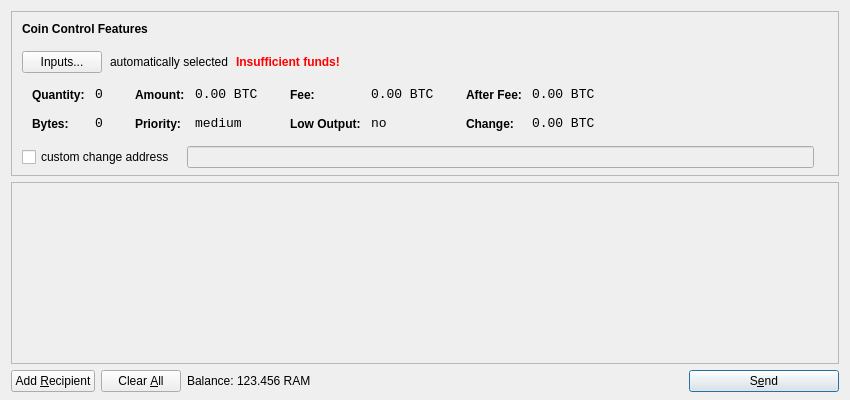
<?xml version="1.0" encoding="UTF-8"?>
<ui version="4.0">
 <class>SendCoinsDialog</class>
 <widget class="QDialog" name="SendCoinsDialog">
  <property name="geometry">
   <rect>
    <x>0</x>
    <y>0</y>
    <width>850</width>
    <height>400</height>
   </rect>
  </property>
  <property name="windowTitle">
   <string>Send Coins</string>
  </property>
  <layout class="QVBoxLayout" name="verticalLayout" stretch="0,1,0">
   <property name="bottomMargin">
    <number>8</number>
   </property>
   <item>
    <widget class="QFrame" name="frameCoinControl">
     <property name="sizePolicy">
      <sizepolicy hsizetype="Expanding" vsizetype="Expanding">
       <horstretch>0</horstretch>
       <verstretch>0</verstretch>
      </sizepolicy>
     </property>
     <property name="maximumSize">
      <size>
       <width>16777215</width>
       <height>16777215</height>
      </size>
     </property>
     <property name="frameShape">
      <enum>QFrame::StyledPanel</enum>
     </property>
     <property name="frameShadow">
      <enum>QFrame::Sunken</enum>
     </property>
     <layout class="QVBoxLayout" name="verticalLayoutCoinControl2">
      <property name="spacing">
       <number>-1</number>
      </property>
      <property name="leftMargin">
       <number>0</number>
      </property>
      <property name="topMargin">
       <number>0</number>
      </property>
      <property name="rightMargin">
       <number>0</number>
      </property>
      <property name="bottomMargin">
       <number>6</number>
      </property>
      <item>
       <layout class="QVBoxLayout" name="verticalLayoutCoinControl" stretch="0,0,0,0,1">
        <property name="spacing">
         <number>0</number>
        </property>
        <property name="leftMargin">
         <number>10</number>
        </property>
        <property name="topMargin">
         <number>10</number>
        </property>
        <item>
         <layout class="QHBoxLayout" name="horizontalLayoutCoinControl1">
          <property name="bottomMargin">
           <number>15</number>
          </property>
          <item>
           <widget class="QLabel" name="labelCoinControlFeatures">
            <property name="sizePolicy">
             <sizepolicy hsizetype="Preferred" vsizetype="Maximum">
              <horstretch>0</horstretch>
              <verstretch>0</verstretch>
             </sizepolicy>
            </property>
            <property name="font">
             <font>
              <weight>75</weight>
              <bold>true</bold>
             </font>
            </property>
            <property name="styleSheet">
             <string notr="true">font-weight:bold;</string>
            </property>
            <property name="text">
             <string>Coin Control Features</string>
            </property>
           </widget>
          </item>
         </layout>
        </item>
        <item>
         <layout class="QHBoxLayout" name="horizontalLayoutCoinControl2" stretch="0,0,0,0">
          <property name="spacing">
           <number>8</number>
          </property>
          <property name="bottomMargin">
           <number>10</number>
          </property>
          <item>
           <widget class="QPushButton" name="pushButtonCoinControl">
            <property name="styleSheet">
             <string notr="true"/>
            </property>
            <property name="text">
             <string>Inputs...</string>
            </property>
           </widget>
          </item>
          <item>
           <widget class="QLabel" name="labelCoinControlAutomaticallySelected">
            <property name="text">
             <string>automatically selected</string>
            </property>
            <property name="margin">
             <number>5</number>
            </property>
           </widget>
          </item>
          <item>
           <widget class="QLabel" name="labelCoinControlInsuffFunds">
            <property name="font">
             <font>
              <weight>75</weight>
              <bold>true</bold>
             </font>
            </property>
            <property name="styleSheet">
             <string notr="true">color:red;font-weight:bold;</string>
            </property>
            <property name="text">
             <string>Insufficient funds!</string>
            </property>
            <property name="margin">
             <number>5</number>
            </property>
           </widget>
          </item>
          <item>
           <spacer name="horizontalSpacerCoinControl">
            <property name="orientation">
             <enum>Qt::Horizontal</enum>
            </property>
            <property name="sizeHint" stdset="0">
             <size>
              <width>40</width>
              <height>1</height>
             </size>
            </property>
           </spacer>
          </item>
         </layout>
        </item>
        <item>
         <widget class="QWidget" name="widgetCoinControl" native="true">
          <property name="sizePolicy">
           <sizepolicy hsizetype="Preferred" vsizetype="Preferred">
            <horstretch>0</horstretch>
            <verstretch>0</verstretch>
           </sizepolicy>
          </property>
          <property name="minimumSize">
           <size>
            <width>0</width>
            <height>0</height>
           </size>
          </property>
          <property name="styleSheet">
           <string notr="true"/>
          </property>
          <layout class="QHBoxLayout" name="horizontalLayoutCoinControl5">
           <property name="margin">
            <number>0</number>
           </property>
           <item>
            <layout class="QHBoxLayout" name="horizontalLayoutCoinControl3" stretch="0,0,0,1">
             <property name="spacing">
              <number>20</number>
             </property>
             <property name="topMargin">
              <number>0</number>
             </property>
             <property name="bottomMargin">
              <number>10</number>
             </property>
             <item>
              <layout class="QFormLayout" name="formLayoutCoinControl1">
               <property name="horizontalSpacing">
                <number>10</number>
               </property>
               <property name="verticalSpacing">
                <number>14</number>
               </property>
               <property name="leftMargin">
                <number>10</number>
               </property>
               <property name="topMargin">
                <number>4</number>
               </property>
               <property name="rightMargin">
                <number>6</number>
               </property>
               <item row="0" column="0">
                <widget class="QLabel" name="labelCoinControlQuantityText">
                 <property name="styleSheet">
                  <string notr="true">font-weight:bold;</string>
                 </property>
                 <property name="text">
                  <string>Quantity:</string>
                 </property>
                 <property name="margin">
                  <number>0</number>
                 </property>
                </widget>
               </item>
               <item row="0" column="1">
                <widget class="QLabel" name="labelCoinControlQuantity">
                 <property name="font">
                  <font>
                   <family>Monospace</family>
                   <pointsize>10</pointsize>
                  </font>
                 </property>
                 <property name="cursor">
                  <cursorShape>IBeamCursor</cursorShape>
                 </property>
                 <property name="contextMenuPolicy">
                  <enum>Qt::ActionsContextMenu</enum>
                 </property>
                 <property name="text">
                  <string notr="true">0</string>
                 </property>
                 <property name="margin">
                  <number>0</number>
                 </property>
                 <property name="textInteractionFlags">
                  <set>Qt::LinksAccessibleByMouse|Qt::TextSelectableByKeyboard|Qt::TextSelectableByMouse</set>
                 </property>
                </widget>
               </item>
               <item row="1" column="0">
                <widget class="QLabel" name="labelCoinControlBytesText">
                 <property name="styleSheet">
                  <string notr="true">font-weight:bold;</string>
                 </property>
                 <property name="text">
                  <string>Bytes:</string>
                 </property>
                </widget>
               </item>
               <item row="1" column="1">
                <widget class="QLabel" name="labelCoinControlBytes">
                 <property name="font">
                  <font>
                   <family>Monospace</family>
                   <pointsize>10</pointsize>
                  </font>
                 </property>
                 <property name="cursor">
                  <cursorShape>IBeamCursor</cursorShape>
                 </property>
                 <property name="contextMenuPolicy">
                  <enum>Qt::ActionsContextMenu</enum>
                 </property>
                 <property name="text">
                  <string notr="true">0</string>
                 </property>
                 <property name="textInteractionFlags">
                  <set>Qt::LinksAccessibleByMouse|Qt::TextSelectableByKeyboard|Qt::TextSelectableByMouse</set>
                 </property>
                </widget>
               </item>
              </layout>
             </item>
             <item>
              <layout class="QFormLayout" name="formLayoutCoinControl2">
               <property name="horizontalSpacing">
                <number>10</number>
               </property>
               <property name="verticalSpacing">
                <number>14</number>
               </property>
               <property name="leftMargin">
                <number>6</number>
               </property>
               <property name="topMargin">
                <number>4</number>
               </property>
               <property name="rightMargin">
                <number>6</number>
               </property>
               <item row="0" column="0">
                <widget class="QLabel" name="labelCoinControlAmountText">
                 <property name="styleSheet">
                  <string notr="true">font-weight:bold;</string>
                 </property>
                 <property name="text">
                  <string>Amount:</string>
                 </property>
                 <property name="margin">
                  <number>0</number>
                 </property>
                </widget>
               </item>
               <item row="0" column="1">
                <widget class="QLabel" name="labelCoinControlAmount">
                 <property name="font">
                  <font>
                   <family>Monospace</family>
                   <pointsize>10</pointsize>
                  </font>
                 </property>
                 <property name="cursor">
                  <cursorShape>IBeamCursor</cursorShape>
                 </property>
                 <property name="contextMenuPolicy">
                  <enum>Qt::ActionsContextMenu</enum>
                 </property>
                 <property name="text">
                  <string notr="true">0.00 BTC</string>
                 </property>
                 <property name="textInteractionFlags">
                  <set>Qt::LinksAccessibleByMouse|Qt::TextSelectableByKeyboard|Qt::TextSelectableByMouse</set>
                 </property>
                </widget>
               </item>
               <item row="1" column="0">
                <widget class="QLabel" name="labelCoinControlPriorityText">
                 <property name="styleSheet">
                  <string notr="true">font-weight:bold;</string>
                 </property>
                 <property name="text">
                  <string>Priority:</string>
                 </property>
                </widget>
               </item>
               <item row="1" column="1">
                <widget class="QLabel" name="labelCoinControlPriority">
                 <property name="font">
                  <font>
                   <family>Monospace</family>
                   <pointsize>10</pointsize>
                  </font>
                 </property>
                 <property name="cursor">
                  <cursorShape>IBeamCursor</cursorShape>
                 </property>
                 <property name="contextMenuPolicy">
                  <enum>Qt::ActionsContextMenu</enum>
                 </property>
                 <property name="text">
                  <string>medium</string>
                 </property>
                 <property name="textInteractionFlags">
                  <set>Qt::LinksAccessibleByMouse|Qt::TextSelectableByKeyboard|Qt::TextSelectableByMouse</set>
                 </property>
                </widget>
               </item>
              </layout>
             </item>
             <item>
              <layout class="QFormLayout" name="formLayoutCoinControl3">
               <property name="horizontalSpacing">
                <number>10</number>
               </property>
               <property name="verticalSpacing">
                <number>14</number>
               </property>
               <property name="leftMargin">
                <number>6</number>
               </property>
               <property name="topMargin">
                <number>4</number>
               </property>
               <property name="rightMargin">
                <number>6</number>
               </property>
               <item row="0" column="0">
                <widget class="QLabel" name="labelCoinControlFeeText">
                 <property name="styleSheet">
                  <string notr="true">font-weight:bold;</string>
                 </property>
                 <property name="text">
                  <string>Fee:</string>
                 </property>
                 <property name="margin">
                  <number>0</number>
                 </property>
                </widget>
               </item>
               <item row="0" column="1">
                <widget class="QLabel" name="labelCoinControlFee">
                 <property name="font">
                  <font>
                   <family>Monospace</family>
                   <pointsize>10</pointsize>
                  </font>
                 </property>
                 <property name="cursor">
                  <cursorShape>IBeamCursor</cursorShape>
                 </property>
                 <property name="contextMenuPolicy">
                  <enum>Qt::ActionsContextMenu</enum>
                 </property>
                 <property name="text">
                  <string notr="true">0.00 BTC</string>
                 </property>
                 <property name="textInteractionFlags">
                  <set>Qt::LinksAccessibleByMouse|Qt::TextSelectableByKeyboard|Qt::TextSelectableByMouse</set>
                 </property>
                </widget>
               </item>
               <item row="1" column="0">
                <widget class="QLabel" name="labelCoinControlLowOutputText">
                 <property name="styleSheet">
                  <string notr="true">font-weight:bold;</string>
                 </property>
                 <property name="text">
                  <string>Low Output:</string>
                 </property>
                </widget>
               </item>
               <item row="1" column="1">
                <widget class="QLabel" name="labelCoinControlLowOutput">
                 <property name="font">
                  <font>
                   <family>Monospace</family>
                   <pointsize>10</pointsize>
                  </font>
                 </property>
                 <property name="cursor">
                  <cursorShape>IBeamCursor</cursorShape>
                 </property>
                 <property name="contextMenuPolicy">
                  <enum>Qt::ActionsContextMenu</enum>
                 </property>
                 <property name="text">
                  <string>no</string>
                 </property>
                 <property name="textInteractionFlags">
                  <set>Qt::LinksAccessibleByMouse|Qt::TextSelectableByKeyboard|Qt::TextSelectableByMouse</set>
                 </property>
                </widget>
               </item>
              </layout>
             </item>
             <item>
              <layout class="QFormLayout" name="formLayoutCoinControl4">
               <property name="horizontalSpacing">
                <number>10</number>
               </property>
               <property name="verticalSpacing">
                <number>14</number>
               </property>
               <property name="leftMargin">
                <number>6</number>
               </property>
               <property name="topMargin">
                <number>4</number>
               </property>
               <property name="rightMargin">
                <number>6</number>
               </property>
               <item row="0" column="0">
                <widget class="QLabel" name="labelCoinControlAfterFeeText">
                 <property name="styleSheet">
                  <string notr="true">font-weight:bold;</string>
                 </property>
                 <property name="text">
                  <string>After Fee:</string>
                 </property>
                 <property name="margin">
                  <number>0</number>
                 </property>
                </widget>
               </item>
               <item row="0" column="1">
                <widget class="QLabel" name="labelCoinControlAfterFee">
                 <property name="font">
                  <font>
                   <family>Monospace</family>
                   <pointsize>10</pointsize>
                  </font>
                 </property>
                 <property name="cursor">
                  <cursorShape>IBeamCursor</cursorShape>
                 </property>
                 <property name="contextMenuPolicy">
                  <enum>Qt::ActionsContextMenu</enum>
                 </property>
                 <property name="text">
                  <string notr="true">0.00 BTC</string>
                 </property>
                 <property name="textInteractionFlags">
                  <set>Qt::LinksAccessibleByMouse|Qt::TextSelectableByKeyboard|Qt::TextSelectableByMouse</set>
                 </property>
                </widget>
               </item>
               <item row="1" column="0">
                <widget class="QLabel" name="labelCoinControlChangeText">
                 <property name="styleSheet">
                  <string notr="true">font-weight:bold;</string>
                 </property>
                 <property name="text">
                  <string>Change:</string>
                 </property>
                </widget>
               </item>
               <item row="1" column="1">
                <widget class="QLabel" name="labelCoinControlChange">
                 <property name="font">
                  <font>
                   <family>Monospace</family>
                   <pointsize>10</pointsize>
                  </font>
                 </property>
                 <property name="cursor">
                  <cursorShape>IBeamCursor</cursorShape>
                 </property>
                 <property name="contextMenuPolicy">
                  <enum>Qt::ActionsContextMenu</enum>
                 </property>
                 <property name="text">
                  <string notr="true">0.00 BTC</string>
                 </property>
                 <property name="textInteractionFlags">
                  <set>Qt::LinksAccessibleByMouse|Qt::TextSelectableByKeyboard|Qt::TextSelectableByMouse</set>
                 </property>
                </widget>
               </item>
              </layout>
             </item>
            </layout>
           </item>
          </layout>
         </widget>
        </item>
        <item>
         <layout class="QHBoxLayout" name="horizontalLayoutCoinControl4" stretch="0,0,0">
          <property name="spacing">
           <number>12</number>
          </property>
          <property name="sizeConstraint">
           <enum>QLayout::SetDefaultConstraint</enum>
          </property>
          <property name="topMargin">
           <number>5</number>
          </property>
          <property name="rightMargin">
           <number>5</number>
          </property>
          <item>
           <widget class="QCheckBox" name="checkBoxCoinControlChange">
            <property name="text">
             <string>custom change address</string>
            </property>
           </widget>
          </item>
          <item>
           <widget class="QLineEdit" name="lineEditCoinControlChange">
            <property name="enabled">
             <bool>false</bool>
            </property>
            <property name="sizePolicy">
             <sizepolicy hsizetype="Expanding" vsizetype="Fixed">
              <horstretch>0</horstretch>
              <verstretch>0</verstretch>
             </sizepolicy>
            </property>
           </widget>
          </item>
          <item>
           <widget class="QLabel" name="labelCoinControlChangeLabel">
            <property name="sizePolicy">
             <sizepolicy hsizetype="Preferred" vsizetype="Expanding">
              <horstretch>0</horstretch>
              <verstretch>0</verstretch>
             </sizepolicy>
            </property>
            <property name="minimumSize">
             <size>
              <width>0</width>
              <height>0</height>
             </size>
            </property>
            <property name="text">
             <string/>
            </property>
            <property name="margin">
             <number>3</number>
            </property>
           </widget>
          </item>
         </layout>
        </item>
        <item>
         <spacer name="verticalSpacerCoinControl">
          <property name="orientation">
           <enum>Qt::Vertical</enum>
          </property>
          <property name="sizeHint" stdset="0">
           <size>
            <width>800</width>
            <height>1</height>
           </size>
          </property>
         </spacer>
        </item>
       </layout>
      </item>
     </layout>
    </widget>
   </item>
   <item>
    <widget class="QScrollArea" name="scrollArea">
     <property name="widgetResizable">
      <bool>true</bool>
     </property>
     <widget class="QWidget" name="scrollAreaWidgetContents">
      <property name="geometry">
       <rect>
        <x>0</x>
        <y>0</y>
        <width>830</width>
        <height>165</height>
       </rect>
      </property>
      <layout class="QVBoxLayout" name="verticalLayout_2">
       <property name="margin">
        <number>0</number>
       </property>
       <item>
        <layout class="QVBoxLayout" name="entries">
         <property name="spacing">
          <number>6</number>
         </property>
        </layout>
       </item>
       <item>
        <spacer name="verticalSpacer">
         <property name="orientation">
          <enum>Qt::Vertical</enum>
         </property>
         <property name="sizeHint" stdset="0">
          <size>
           <width>20</width>
           <height>40</height>
          </size>
         </property>
        </spacer>
       </item>
      </layout>
     </widget>
    </widget>
   </item>
   <item>
    <layout class="QHBoxLayout" name="horizontalLayout">
     <item>
      <widget class="QPushButton" name="addButton">
       <property name="toolTip">
        <string>Send to multiple recipients at once</string>
       </property>
       <property name="text">
        <string>Add &amp;Recipient</string>
       </property>
       <property name="icon">
        <iconset resource="../bitcoin.qrc">
         <normaloff>:/icons/add</normaloff>:/icons/add</iconset>
       </property>
       <property name="autoDefault">
        <bool>false</bool>
       </property>
      </widget>
     </item>
     <item>
      <widget class="QPushButton" name="clearButton">
       <property name="sizePolicy">
        <sizepolicy hsizetype="Minimum" vsizetype="Fixed">
         <horstretch>0</horstretch>
         <verstretch>0</verstretch>
        </sizepolicy>
       </property>
       <property name="toolTip">
        <string>Remove all transaction fields</string>
       </property>
       <property name="text">
        <string>Clear &amp;All</string>
       </property>
       <property name="icon">
        <iconset resource="../bitcoin.qrc">
         <normaloff>:/icons/remove</normaloff>:/icons/remove</iconset>
       </property>
       <property name="autoRepeatDelay">
        <number>300</number>
       </property>
       <property name="autoDefault">
        <bool>false</bool>
       </property>
      </widget>
     </item>
     <item>
      <layout class="QHBoxLayout" name="horizontalLayout_2">
       <property name="spacing">
        <number>3</number>
       </property>
       <item>
        <widget class="QLabel" name="label">
         <property name="text">
          <string>Balance:</string>
         </property>
        </widget>
       </item>
       <item>
        <widget class="QLabel" name="labelBalance">
         <property name="cursor">
          <cursorShape>IBeamCursor</cursorShape>
         </property>
         <property name="text">
          <string>123.456 RAM</string>
         </property>
         <property name="textInteractionFlags">
          <set>Qt::LinksAccessibleByMouse|Qt::TextSelectableByKeyboard|Qt::TextSelectableByMouse</set>
         </property>
        </widget>
       </item>
      </layout>
     </item>
     <item>
      <spacer name="horizontalSpacer">
       <property name="orientation">
        <enum>Qt::Horizontal</enum>
       </property>
       <property name="sizeHint" stdset="0">
        <size>
         <width>40</width>
         <height>20</height>
        </size>
       </property>
      </spacer>
     </item>
     <item>
      <widget class="QPushButton" name="sendButton">
       <property name="minimumSize">
        <size>
         <width>150</width>
         <height>0</height>
        </size>
       </property>
       <property name="toolTip">
        <string>Confirm the send action</string>
       </property>
       <property name="text">
        <string>S&amp;end</string>
       </property>
       <property name="icon">
        <iconset resource="../bitcoin.qrc">
         <normaloff>:/icons/send</normaloff>:/icons/send</iconset>
       </property>
       <property name="default">
        <bool>true</bool>
       </property>
      </widget>
     </item>
    </layout>
   </item>
  </layout>
 </widget>
 <resources>
  <include location="../bitcoin.qrc"/>
 </resources>
 <connections/>
</ui>
